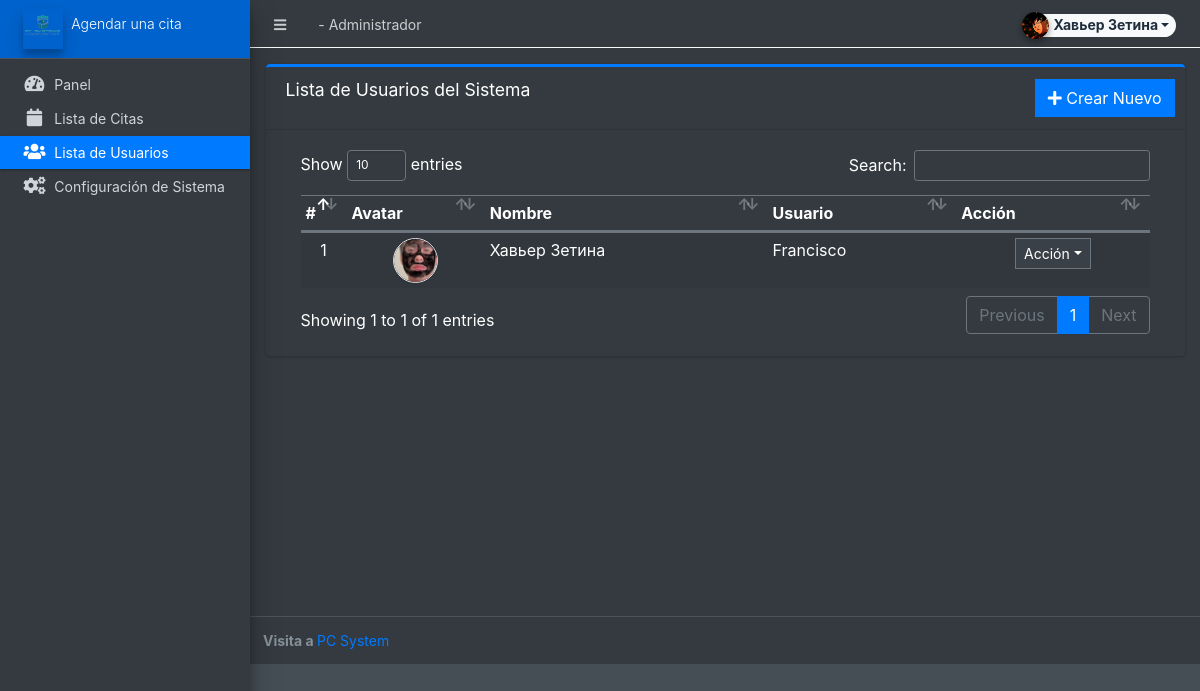
Page /admin/?page=user/list (signed in) on the committed database.
### tables this page shows
CREATE TABLE `users` (
  `id` int(50) NOT NULL,
  `firstname` varchar(250) NOT NULL,
  `lastname` varchar(250) NOT NULL,
  `username` text NOT NULL,
  `password` text NOT NULL,
  `avatar` text DEFAULT NULL,
  `last_login` datetime DEFAULT NULL,
  `type` tinyint(1) NOT NULL DEFAULT 0,
  `date_added` datetime NOT NULL DEFAULT current_timestamp(),
  `date_updated` datetime DEFAULT NULL ON UPDATE current_timestamp()
);

### classes/DBConnection.php (called while the page is built, shortened)
<?php
class DBConnection{
    private $host = DB_SERVER;
    private $username = DB_USERNAME;
    private $password = DB_PASSWORD;
    private $database = DB_NAME;
    public $conn;
    public function __construct(){
        if (!isset($this->conn)) {
            $this->conn = new mysqli($this->host, $this->username, $this->password, $this->database);
        }
    }
}
?>

### config.php (called while the page is built, shortened)
<?php
require_once('classes/DBConnection.php');
require_once('classes/SystemSettings.php');
function validate_image($file){
	if(!empty($file)){
		if(is_file(base_app.$file)){
			return base_url.$file;
		}else{
			return base_url.'dist/img/no-image-available.png';
		}
	}else{
		return base_url.'dist/img/no-image-available.png';
	}
}
?>

### admin/user/list.php (the view, shortened to what this page needs)
<div class="card card-outline card-primary">
	<div class="card-header">
		<h3 class="card-title">Lista de Usuarios del Sistema</h3>
		<div class="card-tools">
			<a href="?page=user/manage_user" class="btn btn-flat btn-primary"><span class="fas fa-plus"></span>  Crear Nuevo</a>
		</div>
	</div>
	<div class="card-body">
		<div class="container-fluid">
        <div class="container-fluid">
			<table class="table table-hover table-striped">
				<thead>
					<tr>
						<th>#</th>
						<th>Avatar</th>
						<th>Nombre</th>
						<th>Usuario</th>
						<th>Acción</th>
					</tr>
				</thead>
				<tbody>
					<?php
					$i = 1;
						$qry = $conn->query("SELECT *,concat(firstname,' ',lastname) as name from `users` where id != '1' and id != '{$_settings->userdata('id')}' and `type` != 3 order by concat(firstname,' ',lastname) asc ");
						while($row = $qry->fetch_assoc()):
					?>
						<tr>
							<td class="text-center"><?php echo $i++; ?></td>
							<td class="text-center"><img src="<?php echo validate_image($row['avatar']) ?>" class="img-avatar img-thumbnail p-0 border-2" alt="user_avatar"></td>
							<td><?php echo ucwords($row['name']) ?></td>
							<td ><p class="m-0 truncate-1"><?php echo $row['username'] ?></p></td>
							<td align="center">
								 <button type="button" class="btn btn-flat btn-default btn-sm dropdown-toggle dropdown-icon" data-toggle="dropdown">
				                  		Acción
				                  </button>
				                    							</td>
						</tr>
					<?php endwhile; ?>
				</tbody>
			</table>
		</div>
		</div>
	</div>
</div>

### admin/user/list.php (style rules this page uses)
.img-avatar { width:45px; height:45px; object-fit:cover; object-position:center center; border-radius:100%; }

### rows in the picture
users: avatar (picture), name "Хавьер Зетина", username "Francisco"

### other values in the picture
$_settings->userdata('firstname').' '.$_settings->userdata('lastname') "Хавьер Зетина"
$_settings->info('short_name') "Agendar una cita"
